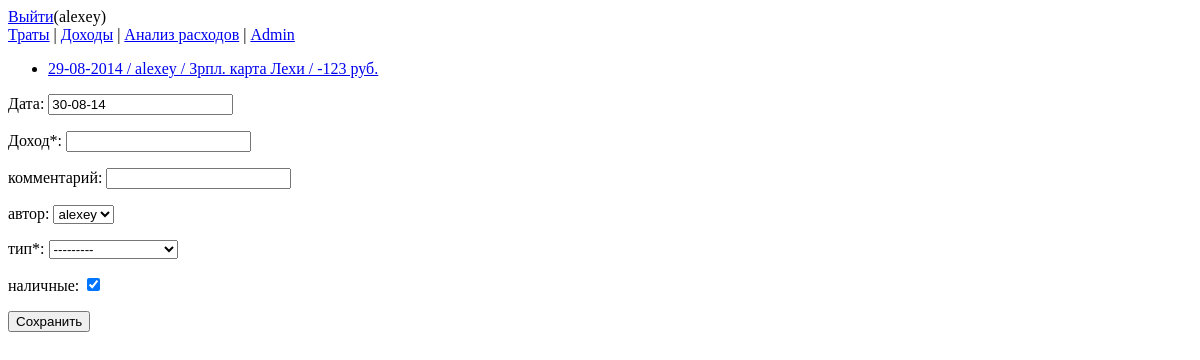
The page /income/ (signed in) on the database as committed earlier.
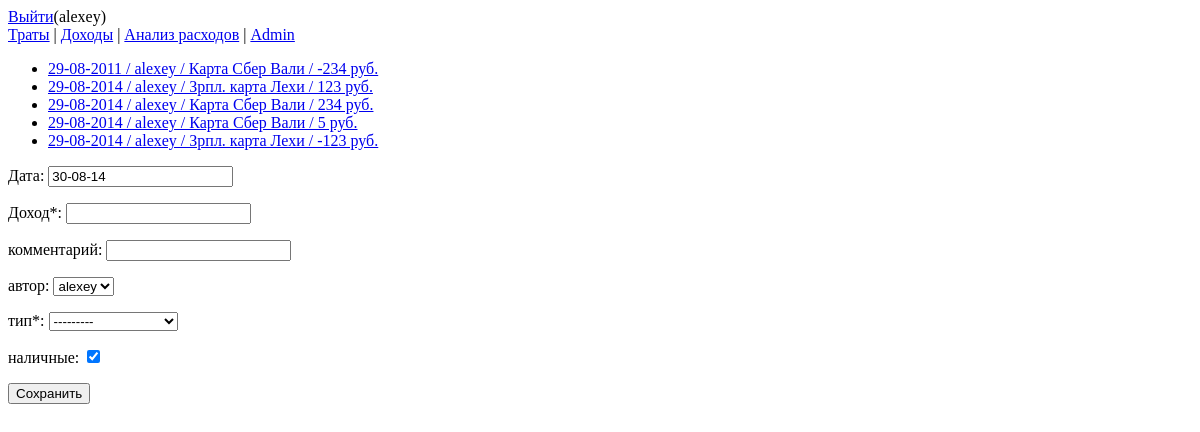
The same page on the database as committed later.
### income/models.py (models this page shows)
class Income(models.Model):
    incomeType = models.ForeignKey(IncomeType)
    money = models.IntegerField()
    date = models.DateField()
    modified = models.DateField(auto_now=True)
    owner = models.ForeignKey(User)
    comment = models.CharField(max_length=32)
    is_cash = models.BooleanField()
    def __str__(self):
        return r'{} / {} / {} / {} руб.'.format(self.date.strftime('%d-%m-%Y'),
                                                self.owner,
                                                self.incomeType,
                                                self.money)

class IncomeType(models.Model):
    name = models.CharField(max_length=16)
    def __str__(self):
        return self.name

### income/views.py (the view)
# urls.py: url(r'^(\d+)/$', views.incomeView))
@login_required
def incomeView(request, *args):
    if request.method == 'POST':
        save_income(request)
        return HttpResponseRedirect('/income/')
    else:
        user = request.user
        if args:
            i = Income.objects.get(pk=args[0])
            initial_form_values = {'date': i.date.strftime('%d-%m-%y'),
                                   'money': i.money,
                                   'comment': i.comment,
                                   'owner': i.owner,
                                   'incomeType': i.incomeType,
                                   'is_cash': i.is_cash}
        else:
            initial_form_values = {'date': d.today().strftime('%d-%m-%y'),
                                   'is_cash': True,
                                   'owner': user}
        form = IncomeForm(initial=initial_form_values)
        l = Income.objects.order_by('-modified')[:5]
        latest_income_list = l[::-1]
        context = {'latest_income_list': latest_income_list,
                   'form': form,
                   'username': user}
        return render(request,
                      'income/index.html',
                      context)

### income/forms.py
class IncomeForm(forms.Form):
    date = forms.DateField(required=True,
                           label='Дата',
                           input_formats=['%d-%m-%Y',
                                          '%d-%m-%y',
                                          '%d/%m/%y',
                                          '%d/%m/%Y',
                                          '%d.%m.%y',
                                          '%d.%m.%Y'])
    money = forms.IntegerField(label ='Доход*',
                               required=True)
    comment = forms.CharField(max_length=32, required=False,
                              label='комментарий')
    owner = forms.ModelChoiceField(queryset=User.objects.all(),
                                   empty_label=None,
                                   required=False,
                                   label='автор')
    incomeType = forms.ModelChoiceField(queryset=IncomeType.objects.all(),
                                        required=True,
                                        label='тип*')
    is_cash = forms.BooleanField(label='наличные',
                                 required=False)

### templates/income/index.html
{% extends "base.html" %}
{% block content %}
{% if latest_income_list %}
  <ul>
  {% for income in latest_income_list %}
    <li><a href='/income/{{ income.pk }}/'>{{ income }}</a></li>
  {% endfor %}
  </ul>
{% else %}
  <p>Нет записей</p>
{% endif %}
<form method="post">{% csrf_token %}
{{ form.as_p }}
<input type="submit" value="Сохранить" />
</form>
{% endblock %}

### templates/base.html (shortened to what this page needs)
<html>
<head>
</head>
<body>
<a href='/accounts/logout/?next=/{% block logout %}{% endblock %}'>Выйти</a>({{ username }})
<div>
  <a href='/'>Траты</a> |
  <a href='/income/'>Доходы</a> |
  <a href='/analytics/'>Анализ расходов</a> |
  <a href='/admin/'>Admin</a>
</div>
{% block content %}{% endblock %}
</body>
</html>

Rows that differ between the two databases and show on the page:
added Income: date+owner+incomeType "29-08-2011 / alexey / Карта Сбер Вали / -234 руб."
added Income: date+owner+incomeType "29-08-2014 / alexey / Зрпл. карта Лехи / 123 руб."
added Income: date+owner+incomeType "29-08-2014 / alexey / Карта Сбер Вали / 234 руб."
added Income: date+owner+incomeType "29-08-2014 / alexey / Карта Сбер Вали / 5 руб."
